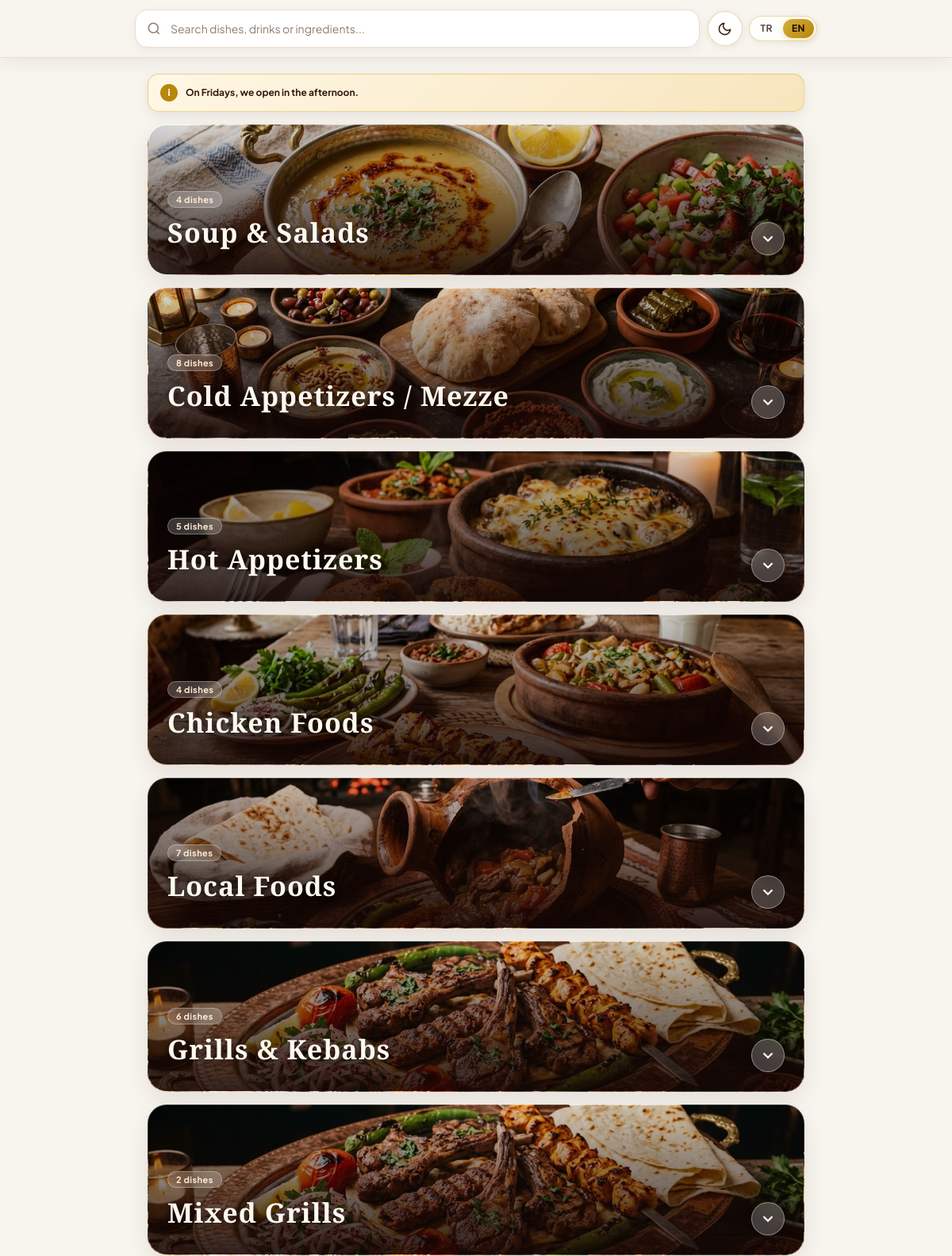
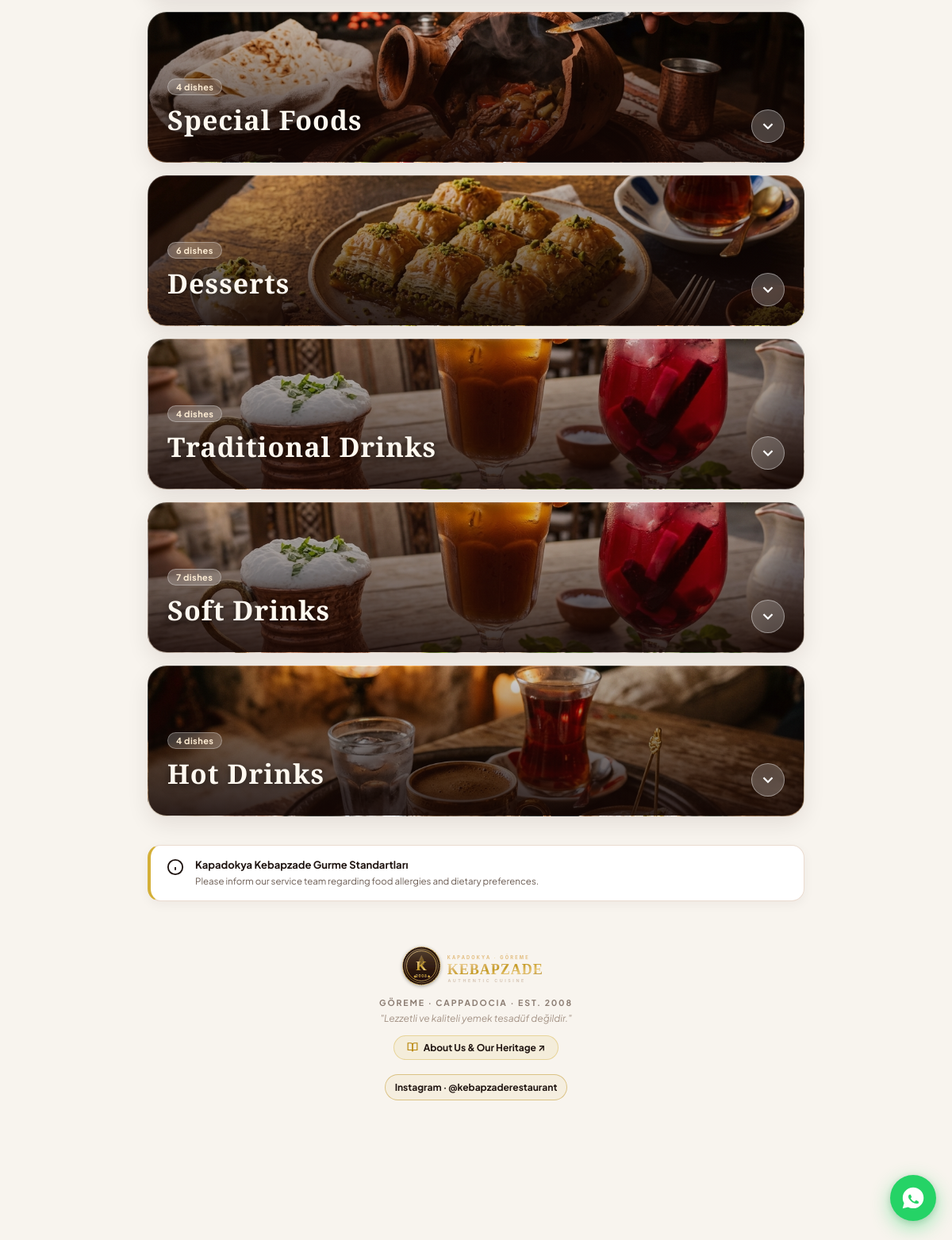
Screenshot of /qr-menu.php?lang=en with the database file from the repository (2 pictures, top to bottom).
### tables this page shows
CREATE TABLE `categories` (
  `id` int unsigned NOT NULL AUTO_INCREMENT,
  `name_tr` varchar(160) NOT NULL,
  `name_en` varchar(160) DEFAULT NULL,
  `slug` varchar(190) NOT NULL,
  `description_tr` text,
  `description_en` text,
  `image_path` varchar(255) DEFAULT NULL,
  `sort_order` int NOT NULL DEFAULT '0',
  `is_active` tinyint(1) NOT NULL DEFAULT '1',
  `created_at` timestamp NULL DEFAULT CURRENT_TIMESTAMP,
  `updated_at` timestamp NULL DEFAULT CURRENT_TIMESTAMP ON UPDATE CURRENT_TIMESTAMP,
  PRIMARY KEY (`id`),
  UNIQUE KEY `slug` (`slug`),
  KEY `idx_cat_sort` (`is_active`,`sort_order`)
);

CREATE TABLE `settings` (
  `key` varchar(120) NOT NULL,
  `value` text,
  PRIMARY KEY (`key`)
);

### app/functions.php (called while the page is built, shortened)
<?php
function e(?string $value): string {
    return htmlspecialchars((string)$value, ENT_QUOTES | ENT_SUBSTITUTE, 'UTF-8');
}
function base_url(string $path = ''): string {
    global $config;
    $base = rtrim((string)($config['app']['base_url'] ?? ''), '/');
    if ($base === '') {
        $protoHeader = trim(explode(',', (string)($_SERVER['HTTP_X_FORWARDED_PROTO'] ?? ''))[0] ?? '');
        $proto = strtolower($protoHeader) === 'https' || (!empty($_SERVER['HTTPS']) && $_SERVER['HTTPS'] !== 'off') ? 'https' : 'http';
        $hostHeader = trim(explode(',', (string)($_SERVER['HTTP_X_FORWARDED_HOST'] ?? $_SERVER['HTTP_HOST'] ?? ''))[0] ?? '');
        if ($hostHeader !== '' && preg_match('/^[A-Za-z0-9.-]+(?::[0-9]{1,5})?$/', $hostHeader)) {
            $base = $proto . '://' . $hostHeader;
        }
    }
    return $base !== '' ? $base . '/' . ltrim($path, '/') : '/' . ltrim($path, '/');
}
function setting(PDO $pdo, string $key, string $default = ''): string {
    static $cache = [];
    try {
        $q = $pdo->prepare('SELECT value FROM settings WHERE `key` = ? LIMIT 1');
        $q->execute([$key]);
        $v = $q->fetchColumn();
        $cache[$key] = $v === false ? $default : (string)$v;
        return (string)$cache[$key];
    } catch (Throwable $e) {
        return $default;
    }
}
function lang(): string {
    return ($_SESSION['site_lang'] ?? 'tr') === 'en' ? 'en' : 'tr';
}
function image_url(?string $path): string {
    return base_url($path);
}

### qr-menu.php (the view, shortened to what this page needs)
<?php
require __DIR__ . '/app/bootstrap.php';
$L = lang();
$nameCol = $L === 'en' ? 'name_en' : 'name_tr';
$restaurant = setting($pdo, 'restaurant_name', 'Kapadokya Kebapzade Restaurant');
$logo = image_url(setting($pdo, 'logo_image', '/assets/images/logo.svg'));
$phone = setting($pdo, 'phone', '+90 384 271 30 12');
$whatsapp = preg_replace('/\D+/', '', setting($pdo, 'whatsapp', '903842713012'));
$maps = setting($pdo, 'maps_url', 'https://www.google.com/maps/search/?api=1&query=Kebapzade+Goreme');
$wifiPass = setting($pdo, 'wifi_pass', 'kebapzade2026');
$hours = setting($pdo, $L === 'en' ? 'hours_en' : 'hours_tr', $L === 'en' ? '10:00 – 23:00' : '10.00 – 23.00');
$fridayNotice = trim(setting($pdo, $L === 'en' ? 'friday_notice_en' : 'friday_notice_tr'));
$instagram = trim(setting($pdo, 'instagram', 'https://www.instagram.com/kebapzaderestaurant/'));
$tableParam = trim((string)($_GET['table'] ?? ''));
$cats = $pdo->query('SELECT * FROM categories WHERE is_active=1 ORDER BY sort_order,id')->fetchAll();
$itemQ = $pdo->prepare('SELECT * FROM items WHERE category_id=? AND is_active=1 ORDER BY sort_order,id');
$t = [
    'menu' => $L === 'en' ? 'Digital Menu' : 'Dijital Menü',
    'search' => $L === 'en' ? 'Search dishes, drinks or ingredients...' : 'Yemek, içecek veya içerik ara...',
    'none' => $L === 'en' ? 'No dishes match your search.' : 'Aramanıza uygun ürün bulunamadı.',
    'items' => $L === 'en' ? 'dishes' : 'ürün',
    'featured' => $L === 'en' ? 'Chef’s Signature' : 'Şefin İmzası',
    'veg' => $L === 'en' ? 'Vegetarian' : 'Vejetaryen',
    'spicy' => $L === 'en' ? 'Spicy' : 'Acılı',
    'allergen' => $L === 'en' ? 'Please inform our service team regarding food allergies and dietary preferences.' : 'Alerjiniz veya özel beslenme tercihiniz varsa lütfen servis ekibimizi bilgilendirin.',
    'filter_all' => $L === 'en' ? 'All' : 'Tümü',
    'filter_featured' => $L === 'en' ? 'Signature' : 'İmza Lezzetler',
    'filter_spicy' => $L === 'en' ? 'Spicy' : 'Acılı',
    'filter_veg' => $L === 'en' ? 'Vegetarian' : 'Vejetaryen',
    'table_prefix' => $L === 'en' ? 'Table' : 'Masa',
    'wifi_copied' => $L === 'en' ? 'Wi-Fi password copied!' : 'Wi-Fi şifresi kopyalandı!',
    'tap_to_zoom' => $L === 'en' ? 'Tap photo to zoom' : 'Fotoğrafı büyütmek için dokunun',
];
?>
<!doctype html>
<html lang="<?=$L?>">
<head>
<link rel="stylesheet" href="<?=e(base_url('/assets/css/qr-menu.css?v=' . filemtime(__DIR__ . '/assets/css/qr-menu.css')))?>">
</head>
<body class="menu-page">
<div class="menu-sticky-dock">
  <div class="search-wrap-unified">
    <div class="search-input-shell">
      <svg class="search-icon" viewBox="0 0 24 24" fill="none" stroke="currentColor" stroke-width="2">
        <circle cx="11" cy="11" r="8"></circle>
        <line x1="21" y1="21" x2="16.65" y2="16.65"></line>
      </svg>
      <input type="search" data-menu-search placeholder="<?=e($t['search'])?>" autocomplete="off" spellcheck="false">
    </div>
    <div class="search-meta-actions">
      <button type="button" class="theme-toggle-btn" data-theme-toggle title="<?= $L === 'en' ? 'Toggle Dark / Light Theme' : 'Aydınlık / Karanlık Mod' ?>" aria-label="<?= $L === 'en' ? 'Toggle Theme' : 'Görünüm Modunu Değiştir' ?>">
        <span class="theme-icon-moon" aria-hidden="true">
          <svg viewBox="0 0 24 24" fill="none" stroke="currentColor" stroke-width="2" stroke-linecap="round" stroke-linejoin="round"><path d="M21 12.79A9 9 0 1 1 11.21 3 7 7 0 0 0 21 12.79z"></path></svg>
        </span>
      </button>
      <nav class="menu-languages" aria-label="Language Switch">
        <a class="<?=$L === 'tr' ? 'active' : ''?>" href="?lang=tr<?= $tableParam ? '&table='.urlencode($tableParam) : '' ?>">TR</a>
        <a class="<?=$L === 'en' ? 'active' : ''?>" href="?lang=en<?= $tableParam ? '&table='.urlencode($tableParam) : '' ?>">EN</a>
      </nav>
    </div>
  </div>
</div>
<main class="menu-content-wrap">
  <div class="menu-friday-notice" role="note">
    <span aria-hidden="true">i</span>
    <strong><?=e($fridayNotice)?></strong>
  </div>
  <div class="category-sections-list">
    <?php foreach ($cats as $cat):
      $itemQ->execute([$cat['id']]);
      $items = $itemQ->fetchAll();
      $catName = $cat[$nameCol] ?: $cat['name_tr'];
      $cover = image_url($cat['image_path'] ?? '');
      $catSearch = $cat['name_tr'].' '.$cat['name_en'].' '.$cat['description_tr'].' '.$cat['description_en'];
    ?>
    <section class="menu-category-section" id="cat-<?=e($cat['slug'])?>" data-category data-category-search="<?=e($catSearch)?>">
      <button type="button" class="category-hero-card" data-category-toggle aria-expanded="false" style="--cat-bg:url('<?=e($cover)?>')">
        <div class="cat-overlay"></div>
        <div class="cat-hero-info">
          <div class="cat-badge-line">
            <span class="cat-count-badge"><?=count($items)?> <?=e($t['items'])?></span>
          </div>
          <h2 class="cat-hero-title"><?=e($catName)?></h2>
        </div>
        <div class="cat-toggle-indicator" aria-hidden="true">
          <svg class="chevron-icon" viewBox="0 0 24 24" fill="none" stroke="currentColor" stroke-width="2.5"><polyline points="6 9 12 15 18 9"></polyline></svg>
        </div>
      </button>
    </section>
    <?php endforeach; ?>
  </div>
  <aside class="allergen-box">
    <div class="allergen-icon">
      <svg width="22" height="22" viewBox="0 0 24 24" fill="none" stroke="currentColor" stroke-width="2"><circle cx="12" cy="12" r="10"></circle><line x1="12" y1="16" x2="12" y2="12"></line><line x1="12" y1="8" x2="12.01" y2="8"></line></svg>
    </div>
    <div class="allergen-content">
      <strong>Kapadokya Kebapzade Gurme Standartları</strong>
      <p><?=e($t['allergen'])?></p>
    </div>
  </aside>
  <footer class="qr-luxury-footer">
    <div class="foot-crest">
      <img src="<?=e($logo)?>" alt="<?=e($restaurant)?>" width="200" height="62">
    </div>
    <p class="foot-heritage">Göreme · Cappadocia · Est. 2008</p>
    <p class="foot-quote">"Lezzetli ve kaliteli yemek tesadüf değildir."</p>
    <div class="foot-about-wrap">
      <a class="qr-footer-about-pill" href="<?=e(base_url('/hakkimizda.php?lang='.$L))?>">
        <svg viewBox="0 0 24 24" fill="none" stroke="currentColor" stroke-width="2"><path d="M2 3h6a4 4 0 0 1 4 4v14a3 3 0 0 0-3-3H2z"></path><path d="M22 3h-6a4 4 0 0 0-4 4v14a3 3 0 0 1 3-3h7z"></path></svg>
        <span><?= $L === 'en' ? 'About Us & Our Heritage' : 'Hakkımızda & Hikâyemiz' ?> ↗</span>
      </a>
    </div>
    <a class="qr-instagram-link" href="<?=e($instagram)?>" target="_blank" rel="noopener">Instagram · @kebapzaderestaurant</a>
  </footer>
</main>
<?php if ($whatsapp): ?>
<a href="https://wa.me/<?=e($whatsapp)?><?= $tableParam ? '?text='.urlencode('Merhaba Kebapzade, Masa '.$tableParam.' için servis rica ediyoruz.') : '' ?>"
   target="_blank"
   rel="noopener"
   class="floating-wa-circle"
   aria-label="WhatsApp İletişim">
</a>
<?php endif; ?>
</body>
</html>

### rows the page displays
categories: image_path (picture), count($items) "4", name_en "Soup & Salads"
categories: image_path (picture), count($items) "8", name_en "Cold Appetizers / Mezze"
categories: image_path (picture), count($items) "5", name_en "Hot Appetizers"
categories: image_path (picture), count($items) "4", name_en "Chicken Foods"
categories: image_path (picture), count($items) "7", name_en "Local Foods"
categories: image_path (picture), count($items) "6", name_en "Grills & Kebabs"
categories: image_path (picture), count($items) "2", name_en "Mixed Grills"
categories: image_path (picture), count($items) "4", name_en "Special Foods"
categories: image_path (picture), count($items) "6", name_en "Desserts"
categories: image_path (picture), count($items) "4", name_en "Traditional Drinks"
categories: image_path (picture), count($items) "7", name_en "Soft Drinks"
categories: image_path (picture), count($items) "4", name_en "Hot Drinks"
settings: value (picture)

### other values shown
$fridayNotice "On Fridays, we open in the afternoon."
$t['allergen'] "Please inform our service team regarding food allergies and dietary preferences."
